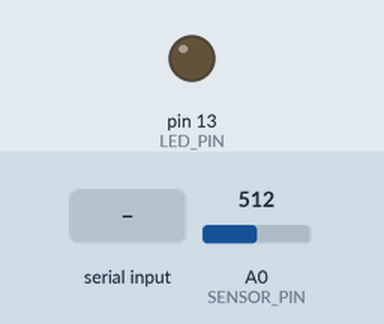
A sketch run on a simulated Arduino Uno, built with avr-gcc and run on an emulated ATmega328P. On the bench: output pins drawn as LEDs (lit = HIGH). Inputs (shaded band) come from the test bench; at power-on: A0 (SENSOR_PIN) = 512. What the sketch prints to the serial monitor is not drawn.

Above: at 1.4 s.
1.5 s: "1" received over Serial
At 1.9 s:
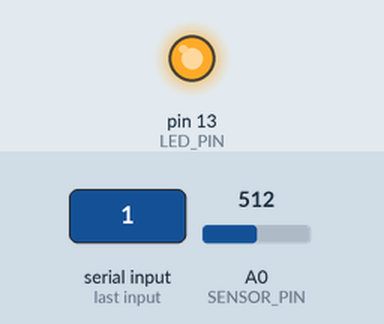
3.0 s: "0" received over Serial
At 4.3 s:
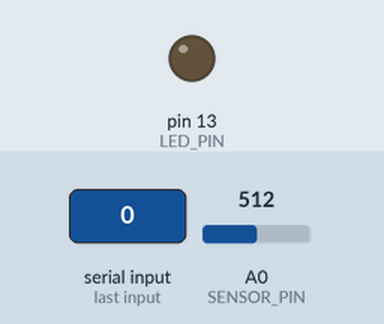
Timing chart, 0 to 6.0 s (numbered marks = the images above; inputs shaded):
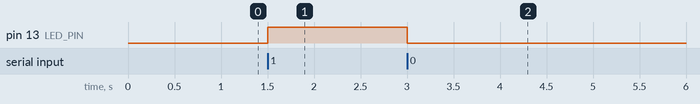

Measured:
- after the input at 1.5 s, pin 13 (LED_PIN): LOW → HIGH at once
- after the input at 3.0 s, pin 13 (LED_PIN): HIGH → LOW at once

The sketch:

sensor_led_range.ino
```cpp
const int SENSOR_PIN = A0;
const int LED_PIN    = 13;

const unsigned long PERIOD_MS = 10; // ~100 Hz
unsigned long t0 = 0;

void setup() {
  pinMode(LED_PIN, OUTPUT);
  digitalWrite(LED_PIN, LOW);
  Serial.begin(115200); // debe coincidir con Python
  delay(200);
}

void loop() {
  unsigned long now = millis();

  // 1) enviar crudo de A0 a ~100 Hz
  if (now - t0 >= PERIOD_MS) {
    t0 = now;
    int v = analogRead(SENSOR_PIN);   // 0..1023
    Serial.println(v);
  }

  // 2) leer comando (1/0) desde Python
  while (Serial.available() > 0) {
    char c = (char)Serial.read();
    if (c == '1') {
      digitalWrite(LED_PIN, HIGH);
    } else if (c == '0') {
      digitalWrite(LED_PIN, LOW);
    }
  }
}
```
